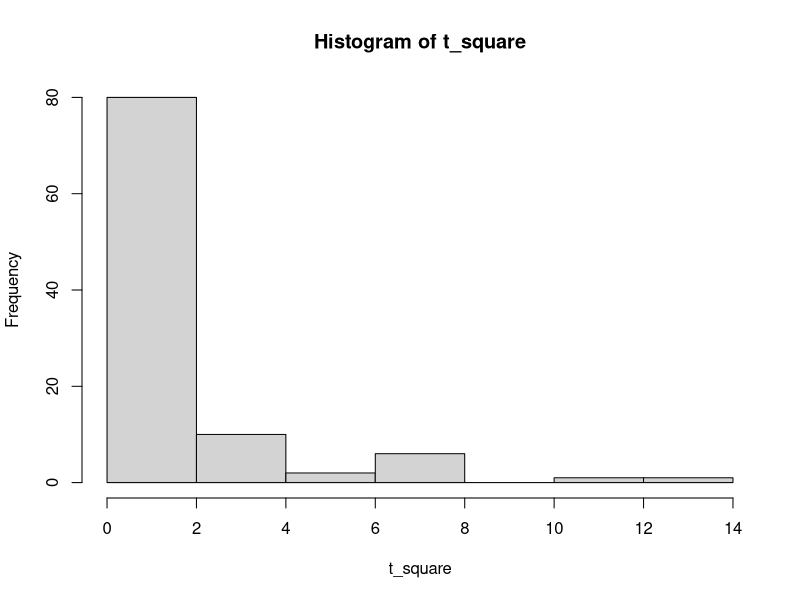

Write the R code that produced this figure.
# 100 standard normals
z <- rnorm(100)

# 100 chi-square with df = 4
u <- rchisq(100, 4)

# compute t
t <- ((2*z)/(sqrt(u)))

# get percentiles 
quantile(t, probs = c(0.25, 0.5, 0.75))

# actual t percentiles
qt(c(.25, .5, .75), 4)

# get t-squared
t_square <- t^2
hist(t_square)
quantile(t_square, probs = c(.1, 0.25, 0.5, 0.75, .9))

# get real f-dist quantiles
qf(c(.1, .25, .5, .75, .9), 1, 4)

